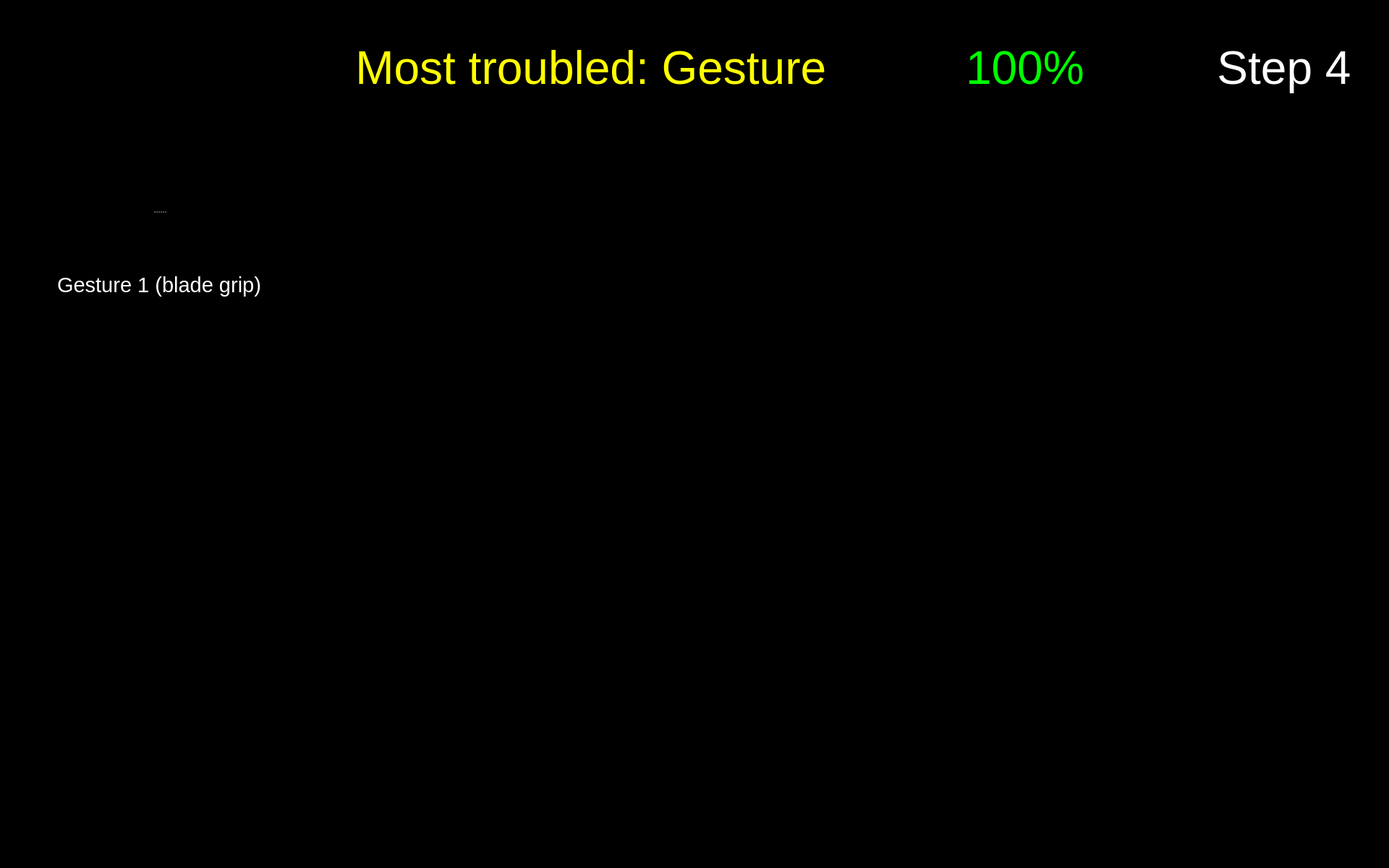
<?xml version="1.0" encoding="UTF-8"?>
<ui version="4.0">
 <class>Form</class>
 <widget class="QWidget" name="Form">
  <property name="geometry">
   <rect>
    <x>0</x>
    <y>0</y>
    <width>1920</width>
    <height>1200</height>
   </rect>
  </property>
  <property name="maximumSize">
   <size>
    <width>1920</width>
    <height>1200</height>
   </size>
  </property>
  <property name="windowTitle">
   <string>Form</string>
  </property>
  <property name="styleSheet">
   <string notr="true">background-color: rgb(0, 0, 0);</string>
  </property>
  <widget class="QPushButton" name="button_nav_left">
   <property name="enabled">
    <bool>true</bool>
   </property>
   <property name="geometry">
    <rect>
     <x>800</x>
     <y>560</y>
     <width>150</width>
     <height>150</height>
    </rect>
   </property>
   <property name="minimumSize">
    <size>
     <width>81</width>
     <height>81</height>
    </size>
   </property>
   <property name="maximumSize">
    <size>
     <width>150</width>
     <height>150</height>
    </size>
   </property>
   <property name="cursor">
    <cursorShape>OpenHandCursor</cursorShape>
   </property>
   <property name="focusPolicy">
    <enum>Qt::WheelFocus</enum>
   </property>
   <property name="contextMenuPolicy">
    <enum>Qt::DefaultContextMenu</enum>
   </property>
   <property name="layoutDirection">
    <enum>Qt::LeftToRight</enum>
   </property>
   <property name="autoFillBackground">
    <bool>false</bool>
   </property>
   <property name="styleSheet">
    <string notr="true"/>
   </property>
   <property name="icon">
    <iconset resource="resources/res.qrc">
     <normaloff>:/buttons/Button Left.svg</normaloff>:/buttons/Button Left.svg</iconset>
   </property>
   <property name="iconSize">
    <size>
     <width>144</width>
     <height>144</height>
    </size>
   </property>
   <property name="autoDefault">
    <bool>false</bool>
   </property>
   <property name="default">
    <bool>false</bool>
   </property>
   <property name="flat">
    <bool>true</bool>
   </property>
  </widget>
  <widget class="QPushButton" name="button_nav_right">
   <property name="enabled">
    <bool>true</bool>
   </property>
   <property name="geometry">
    <rect>
     <x>960</x>
     <y>560</y>
     <width>150</width>
     <height>150</height>
    </rect>
   </property>
   <property name="minimumSize">
    <size>
     <width>81</width>
     <height>81</height>
    </size>
   </property>
   <property name="maximumSize">
    <size>
     <width>150</width>
     <height>150</height>
    </size>
   </property>
   <property name="cursor">
    <cursorShape>OpenHandCursor</cursorShape>
   </property>
   <property name="focusPolicy">
    <enum>Qt::WheelFocus</enum>
   </property>
   <property name="contextMenuPolicy">
    <enum>Qt::DefaultContextMenu</enum>
   </property>
   <property name="layoutDirection">
    <enum>Qt::LeftToRight</enum>
   </property>
   <property name="autoFillBackground">
    <bool>false</bool>
   </property>
   <property name="styleSheet">
    <string notr="true"/>
   </property>
   <property name="icon">
    <iconset resource="resources/res.qrc">
     <normaloff>:/buttons/Button Right.svg</normaloff>:/buttons/Button Right.svg</iconset>
   </property>
   <property name="iconSize">
    <size>
     <width>144</width>
     <height>144</height>
    </size>
   </property>
   <property name="autoDefault">
    <bool>false</bool>
   </property>
   <property name="default">
    <bool>false</bool>
   </property>
   <property name="flat">
    <bool>true</bool>
   </property>
  </widget>
  <widget class="QWidget" name="widget_score" native="true">
   <property name="geometry">
    <rect>
     <x>1180</x>
     <y>20</y>
     <width>450</width>
     <height>150</height>
    </rect>
   </property>
   <widget class="QWidget" name="horizontalLayoutWidget_2">
    <property name="geometry">
     <rect>
      <x>-1</x>
      <y>-1</y>
      <width>451</width>
      <height>152</height>
     </rect>
    </property>
    <layout class="QHBoxLayout" name="horizontalLayout_2">
     <item>
      <widget class="QLabel" name="score_flag">
       <property name="enabled">
        <bool>true</bool>
       </property>
       <property name="sizePolicy">
        <sizepolicy hsizetype="Preferred" vsizetype="Preferred">
         <horstretch>0</horstretch>
         <verstretch>0</verstretch>
        </sizepolicy>
       </property>
       <property name="maximumSize">
        <size>
         <width>150</width>
         <height>150</height>
        </size>
       </property>
       <property name="text">
        <string/>
       </property>
       <property name="pixmap">
        <pixmap resource="resources/res.qrc">:/img/Score Flag.svg</pixmap>
       </property>
      </widget>
     </item>
     <item>
      <widget class="QLabel" name="label_text_score">
       <property name="font">
        <font>
         <pointsize>48</pointsize>
        </font>
       </property>
       <property name="styleSheet">
        <string notr="true">color: rgb(0, 255, 0);</string>
       </property>
       <property name="text">
        <string>&lt;html&gt;&lt;head/&gt;&lt;body&gt;&lt;p&gt;&lt;span style=&quot; color:#00ff00;&quot;&gt;100%&lt;/span&gt;&lt;/p&gt;&lt;/body&gt;&lt;/html&gt;</string>
       </property>
       <property name="alignment">
        <set>Qt::AlignLeading|Qt::AlignLeft|Qt::AlignVCenter</set>
       </property>
       <property name="wordWrap">
        <bool>true</bool>
       </property>
      </widget>
     </item>
    </layout>
   </widget>
  </widget>
  <widget class="QPushButton" name="button_exit">
   <property name="enabled">
    <bool>true</bool>
   </property>
   <property name="geometry">
    <rect>
     <x>1760</x>
     <y>1040</y>
     <width>150</width>
     <height>150</height>
    </rect>
   </property>
   <property name="minimumSize">
    <size>
     <width>81</width>
     <height>81</height>
    </size>
   </property>
   <property name="maximumSize">
    <size>
     <width>150</width>
     <height>150</height>
    </size>
   </property>
   <property name="cursor">
    <cursorShape>OpenHandCursor</cursorShape>
   </property>
   <property name="focusPolicy">
    <enum>Qt::WheelFocus</enum>
   </property>
   <property name="contextMenuPolicy">
    <enum>Qt::DefaultContextMenu</enum>
   </property>
   <property name="icon">
    <iconset resource="resources/res.qrc">
     <normaloff>:/buttons/Button Exit.svg</normaloff>:/buttons/Button Exit.svg</iconset>
   </property>
   <property name="iconSize">
    <size>
     <width>144</width>
     <height>144</height>
    </size>
   </property>
   <property name="autoDefault">
    <bool>false</bool>
   </property>
   <property name="default">
    <bool>false</bool>
   </property>
   <property name="flat">
    <bool>true</bool>
   </property>
  </widget>
  <widget class="QLabel" name="icon_expert_1">
   <property name="enabled">
    <bool>true</bool>
   </property>
   <property name="geometry">
    <rect>
     <x>490</x>
     <y>220</y>
     <width>100</width>
     <height>100</height>
    </rect>
   </property>
   <property name="sizePolicy">
    <sizepolicy hsizetype="Preferred" vsizetype="Preferred">
     <horstretch>0</horstretch>
     <verstretch>0</verstretch>
    </sizepolicy>
   </property>
   <property name="maximumSize">
    <size>
     <width>100</width>
     <height>100</height>
    </size>
   </property>
   <property name="text">
    <string/>
   </property>
   <property name="pixmap">
    <pixmap resource="resources/res.qrc">:/img/Icon Expert.png</pixmap>
   </property>
   <property name="scaledContents">
    <bool>true</bool>
   </property>
  </widget>
  <widget class="QLabel" name="image_step">
   <property name="geometry">
    <rect>
     <x>1650</x>
     <y>170</y>
     <width>250</width>
     <height>250</height>
    </rect>
   </property>
   <property name="font">
    <font>
     <pointsize>48</pointsize>
    </font>
   </property>
   <property name="styleSheet">
    <string notr="true">color: rgb(255, 255, 255);</string>
   </property>
   <property name="text">
    <string/>
   </property>
   <property name="pixmap">
    <pixmap resource="resources/res.qrc">:/detected steps/Detected Step4 Button.png</pixmap>
   </property>
   <property name="alignment">
    <set>Qt::AlignCenter</set>
   </property>
   <property name="wordWrap">
    <bool>true</bool>
   </property>
  </widget>
  <widget class="QLabel" name="icon_reaction_1">
   <property name="enabled">
    <bool>true</bool>
   </property>
   <property name="geometry">
    <rect>
     <x>1400</x>
     <y>250</y>
     <width>200</width>
     <height>200</height>
    </rect>
   </property>
   <property name="sizePolicy">
    <sizepolicy hsizetype="Preferred" vsizetype="Preferred">
     <horstretch>0</horstretch>
     <verstretch>0</verstretch>
    </sizepolicy>
   </property>
   <property name="maximumSize">
    <size>
     <width>200</width>
     <height>200</height>
    </size>
   </property>
   <property name="text">
    <string/>
   </property>
   <property name="scaledContents">
    <bool>true</bool>
   </property>
  </widget>
  <widget class="QLabel" name="icon_newbie_1">
   <property name="enabled">
    <bool>true</bool>
   </property>
   <property name="geometry">
    <rect>
     <x>490</x>
     <y>380</y>
     <width>100</width>
     <height>100</height>
    </rect>
   </property>
   <property name="sizePolicy">
    <sizepolicy hsizetype="Preferred" vsizetype="Preferred">
     <horstretch>0</horstretch>
     <verstretch>0</verstretch>
    </sizepolicy>
   </property>
   <property name="maximumSize">
    <size>
     <width>100</width>
     <height>100</height>
    </size>
   </property>
   <property name="text">
    <string/>
   </property>
   <property name="pixmap">
    <pixmap resource="resources/res.qrc">:/img/Icon User.png</pixmap>
   </property>
   <property name="scaledContents">
    <bool>true</bool>
   </property>
  </widget>
  <widget class="QLabel" name="label_plot_1">
   <property name="geometry">
    <rect>
     <x>490</x>
     <y>180</y>
     <width>850</width>
     <height>340</height>
    </rect>
   </property>
   <property name="maximumSize">
    <size>
     <width>1200</width>
     <height>480</height>
    </size>
   </property>
   <property name="font">
    <font>
     <pointsize>48</pointsize>
    </font>
   </property>
   <property name="styleSheet">
    <string notr="true">color: rgb(255, 255, 255);</string>
   </property>
   <property name="text">
    <string/>
   </property>
   <property name="scaledContents">
    <bool>true</bool>
   </property>
  </widget>
  <widget class="QLabel" name="label_trouble">
   <property name="geometry">
    <rect>
     <x>260</x>
     <y>20</y>
     <width>900</width>
     <height>150</height>
    </rect>
   </property>
   <property name="font">
    <font>
     <family>Arial</family>
     <pointsize>48</pointsize>
     <weight>9</weight>
     <italic>false</italic>
     <bold>false</bold>
    </font>
   </property>
   <property name="styleSheet">
    <string notr="true">font: 75 48pt &quot;Arial&quot;;
color: rgb(255, 255, 0);</string>
   </property>
   <property name="text">
    <string>Most troubled: Gesture </string>
   </property>
   <property name="textFormat">
    <enum>Qt::RichText</enum>
   </property>
   <property name="alignment">
    <set>Qt::AlignRight|Qt::AlignTrailing|Qt::AlignVCenter</set>
   </property>
   <property name="wordWrap">
    <bool>true</bool>
   </property>
  </widget>
  <widget class="QLabel" name="label_text_step">
   <property name="geometry">
    <rect>
     <x>1650</x>
     <y>20</y>
     <width>250</width>
     <height>150</height>
    </rect>
   </property>
   <property name="font">
    <font>
     <family>Arial</family>
     <pointsize>48</pointsize>
     <weight>9</weight>
     <italic>false</italic>
     <bold>false</bold>
    </font>
   </property>
   <property name="styleSheet">
    <string notr="true">font: 75 48pt &quot;Arial&quot;;
color: rgb(255, 255, 255);</string>
   </property>
   <property name="text">
    <string>Step 4</string>
   </property>
   <property name="textFormat">
    <enum>Qt::RichText</enum>
   </property>
   <property name="alignment">
    <set>Qt::AlignCenter</set>
   </property>
   <property name="wordWrap">
    <bool>true</bool>
   </property>
  </widget>
  <widget class="QSplitter" name="splitter_2">
   <property name="geometry">
    <rect>
     <x>60</x>
     <y>210</y>
     <width>320</width>
     <height>282</height>
    </rect>
   </property>
   <property name="orientation">
    <enum>Qt::Vertical</enum>
   </property>
   <widget class="QLabel" name="image_required_1">
    <property name="maximumSize">
     <size>
      <width>320</width>
      <height>240</height>
     </size>
    </property>
    <property name="text">
     <string/>
    </property>
    <property name="pixmap">
     <pixmap resource="resources/res.qrc">:/img/left_step4_gesture1.png</pixmap>
    </property>
    <property name="scaledContents">
     <bool>true</bool>
    </property>
   </widget>
   <widget class="QLabel" name="text_required_1">
    <property name="font">
     <font>
      <family>Arial</family>
      <pointsize>22</pointsize>
      <weight>9</weight>
      <italic>false</italic>
      <bold>false</bold>
     </font>
    </property>
    <property name="styleSheet">
     <string notr="true">font: 75 22pt &quot;Arial&quot;;
color: rgb(255, 255, 255);</string>
    </property>
    <property name="text">
     <string>Gesture 1 (blade grip)</string>
    </property>
    <property name="textFormat">
     <enum>Qt::PlainText</enum>
    </property>
    <property name="alignment">
     <set>Qt::AlignCenter</set>
    </property>
    <property name="wordWrap">
     <bool>true</bool>
    </property>
   </widget>
  </widget>
  <zorder>label_plot_1</zorder>
  <zorder>button_nav_left</zorder>
  <zorder>button_nav_right</zorder>
  <zorder>widget_score</zorder>
  <zorder>button_exit</zorder>
  <zorder>icon_expert_1</zorder>
  <zorder>image_step</zorder>
  <zorder>icon_reaction_1</zorder>
  <zorder>icon_newbie_1</zorder>
  <zorder>label_trouble</zorder>
  <zorder>label_text_step</zorder>
  <zorder>splitter_2</zorder>
 </widget>
 <resources>
  <include location="resources/res.qrc"/>
 </resources>
 <connections/>
</ui>
